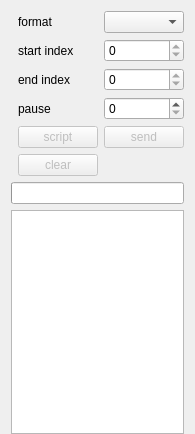
       <widget class="QWidget" name="SendHistoryPage">
        <property name="geometry">
         <rect>
          <x>0</x>
          <y>0</y>
          <width>195</width>
          <height>434</height>
         </rect>
        </property>
        <attribute name="label">
         <string>Send history</string>
        </attribute>
        <layout class="QVBoxLayout" name="verticalLayout_19">
         <property name="bottomMargin">
          <number>0</number>
         </property>
         <item>
          <layout class="QVBoxLayout" name="verticalLayout_17">
           <item>
            <layout class="QGridLayout" name="gridLayout_2" columnstretch="1,0,0">
             <item row="3" column="1">
              <widget class="QLabel" name="label_6">
               <property name="toolTip">
                <string>send pause between two indexes</string>
               </property>
               <property name="text">
                <string>pause</string>
               </property>
              </widget>
             </item>
             <item row="3" column="2">
              <widget class="QSpinBox" name="sendPauseSpinBox">
               <property name="toolTip">
                <string>send pause between two indexes</string>
               </property>
               <property name="maximum">
                <number>600000</number>
               </property>
              </widget>
             </item>
             <item row="3" column="0">
              <spacer name="horizontalSpacer_5">
               <property name="orientation">
                <enum>Qt::Horizontal</enum>
               </property>
               <property name="sizeType">
                <enum>QSizePolicy::Ignored</enum>
               </property>
               <property name="sizeHint" stdset="0">
                <size>
                 <width>40</width>
                 <height>20</height>
                </size>
               </property>
              </spacer>
             </item>
             <item row="1" column="2">
              <widget class="QSpinBox" name="startIndexSpinBox">
               <property name="toolTip">
                <string>start index</string>
               </property>
               <property name="maximum">
                <number>0</number>
               </property>
              </widget>
             </item>
             <item row="2" column="1">
              <widget class="QLabel" name="label_5">
               <property name="toolTip">
                <string>end index</string>
               </property>
               <property name="text">
                <string>end index</string>
               </property>
              </widget>
             </item>
             <item row="2" column="2">
              <widget class="QSpinBox" name="endIndexSpinBox">
               <property name="toolTip">
                <string>end index</string>
               </property>
               <property name="maximum">
                <number>0</number>
               </property>
              </widget>
             </item>
             <item row="1" column="1">
              <widget class="QLabel" name="label_4">
               <property name="toolTip">
                <string>start index</string>
               </property>
               <property name="text">
                <string>start index</string>
               </property>
              </widget>
             </item>
             <item row="0" column="2">
              <widget class="QComboBox" name="historyFormatComboBox">
               <property name="toolTip">
                <string>the display format of the selection</string>
               </property>
              </widget>
             </item>
             <item row="0" column="1">
              <widget class="QLabel" name="label_7">
               <property name="toolTip">
                <string>the display format of the selection</string>
               </property>
               <property name="text">
                <string>format</string>
               </property>
              </widget>
             </item>
             <item row="4" column="1">
              <widget class="QPushButton" name="createScriptPushButton">
               <property name="enabled">
                <bool>false</bool>
               </property>
               <property name="toolTip">
                <string>create a worker script which sends the selection</string>
               </property>
               <property name="text">
                <string>script</string>
               </property>
              </widget>
             </item>
             <item row="7" column="1">
              <widget class="QPushButton" name="clearHistoryPushButton">
               <property name="enabled">
                <bool>false</bool>
               </property>
               <property name="sizePolicy">
                <sizepolicy hsizetype="Expanding" vsizetype="Fixed">
                 <horstretch>0</horstretch>
                 <verstretch>0</verstretch>
                </sizepolicy>
               </property>
               <property name="toolTip">
                <string>clear the history</string>
               </property>
               <property name="text">
                <string>clear</string>
               </property>
               <property name="checkable">
                <bool>false</bool>
               </property>
              </widget>
             </item>
             <item row="4" column="2">
              <widget class="QPushButton" name="sendHistoryPushButton">
               <property name="enabled">
                <bool>false</bool>
               </property>
               <property name="sizePolicy">
                <sizepolicy hsizetype="Expanding" vsizetype="Fixed">
                 <horstretch>0</horstretch>
                 <verstretch>0</verstretch>
                </sizepolicy>
               </property>
               <property name="toolTip">
                <string>send the selection</string>
               </property>
               <property name="text">
                <string>send</string>
               </property>
               <property name="checkable">
                <bool>false</bool>
               </property>
              </widget>
             </item>
            </layout>
           </item>
          </layout>
         </item>
         <item>
          <layout class="QVBoxLayout" name="verticalLayout_18">
           <item>
            <widget class="QProgressBar" name="progressBar">
             <property name="toolTip">
              <string>send progress</string>
             </property>
             <property name="value">
              <number>0</number>
             </property>
             <property name="textVisible">
              <bool>false</bool>
             </property>
            </widget>
           </item>
           <item>
            <widget class="QTextEdit" name="historyTextEdit">
             <property name="sizePolicy">
              <sizepolicy hsizetype="Ignored" vsizetype="Expanding">
               <horstretch>0</horstretch>
               <verstretch>0</verstretch>
              </sizepolicy>
             </property>
             <property name="readOnly">
              <bool>true</bool>
             </property>
            </widget>
           </item>
          </layout>
         </item>
        </layout>
       </widget>
